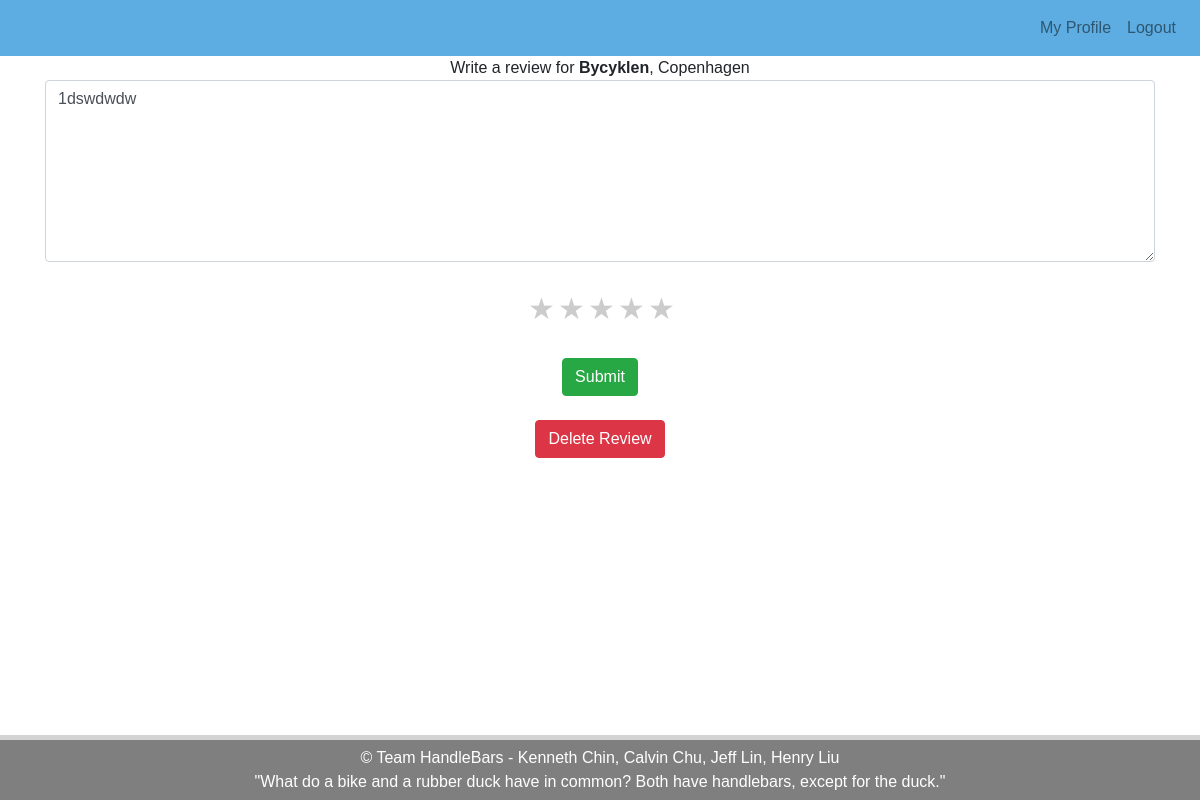
/addReview?id=2 (signed in), run on the app's committed database.
### tables this page shows
CREATE TABLE BIKES(bikeNumber INTEGER PRIMARY KEY AUTOINCREMENT, bikeID TEXT, city TEXT, name TEXT, coors TEXT, address TEXT);

CREATE TABLE REVIEWS(username TEXT, bikeNumber INTEGER, rating INTEGER, content BLOB);

### app.py (the view, shortened to what this page needs)
@app.route("/addReview")
def addReview():
    if "user" not in session:
        return redirect(url_for('root'))
    if (len(request.args) == 1):
        with sqlite3.connect(DB_FILE) as connection:
            c = connection.cursor()
            n = c.execute("SELECT * FROM BIKES WHERE bikeNumber = (?)", (request.args["id"],)).fetchone()[3]
            loc = c.execute("SELECT * FROM BIKES WHERE bikeNumber = (?)", (request.args["id"],)).fetchone()[2]
            c.execute("SELECT * FROM REVIEWS WHERE username = (?) AND bikeNumber = (?)", (session['user'], request.args["id"]))
            l = c.fetchall()
            if (len(l) > 0) :
                return render_template("addreview.html", name = n, location = loc, i = request.args["id"], b = l[0][3])
            else: return render_template("addreview.html", name = n, location = loc, i = request.args["id"])

### templates/addreview.html (shortened to what this page needs)
<!DOCTYPE html>
{% extends "template.html" %}
{% block css %}
<link rel="stylesheet" href="https://stackpath.bootstrapcdn.com/bootstrap/4.3.1/css/bootstrap.min.css">
{% endblock %}
{% block buttons %}
<li class="nav-item">
  <a href="{{ url_for('profile') }}" class="nav-link">My Profile</a>
</li>
<li class="nav-item">
  <a href="{{ url_for('logout') }}" class="nav-link">Logout</a>
</li>
{% endblock %}
{% block body %}
<center>
  <form class="container" action="/addReview" method="GET">
    Write a review for <b> {{name}}</b>, {{location}} <br>
           <textarea class="form-control" aria-label="With textarea"
           rows = "7"
           cols = "60"
           name = "body">{{b}}</textarea>
          <br>
          <div class="rate">
            <label for="star5" title="5">5 stars</label>
            <label for="star4" title="4">4 stars</label>
            <label for="star3" title="3">3 stars</label>
            <label for="star2" title="text">2 stars</label>
            <label for="star1" title="1">1 star</label>
          </div>
          <br><br><br>
          <button class="btn btn-success" type="submit">Submit</button>
  </form>
  {% if b %}
  <br>
  <form action="/profile" method="GET">
    <button class="btn btn-danger" type="submit">Delete Review</button>
  </form>
  {% endif %}
</center>
<div style="position: absolute; bottom: 0; padding: 6px; margin-top: 0; width: 100%; background: rgba(0, 0, 0, 0.5); color: white; text-align: center; border-top: solid; border-color:lightgray; border-width: 5px;">
   &copy Team HandleBars - Kenneth Chin, Calvin Chu, Jeff Lin, Henry Liu <br> "What do a bike and a rubber duck have in common? Both have handlebars, except for the duck."
</div>
{% endblock %}

### templates/addreview.html (style rules this page uses)
.container { background-color: transparent; }
* { margin: 0; padding: 0; }
.rate { position:fixed; margin-left:-72px; left:50%; height: 46px; }
.rate:not(:checked) > label { float:right; width:1em; overflow:hidden; white-space:nowrap; cursor:pointer; font-size:30px; color:#ccc; }
.rate:not(:checked) > label:before { content: '★ '; }

### data on the page
BIKES: name "Bycyklen", city "Copenhagen"
REVIEWS: body "1dswdwdw"
